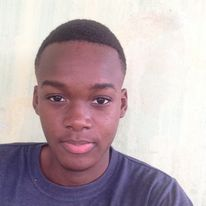
#> input picture teste.jpg, 206 x 206 px
$ python extracao.py
#> lines starting #> are read from the running program, lines starting #| are printed output that depends on the picture
import cv2

# Carregar imagem
imagem = cv2.imread('teste.jpg')
#> imagem is the input picture: shape (206, 206, 3); mean B, G, R 175.7, 169.6, 186.6
imagem_gray = cv2.cvtColor(imagem, cv2.COLOR_BGR2GRAY)
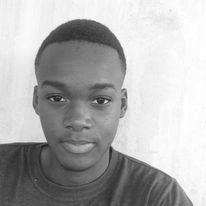
#> imagem_gray: shape (206, 206); min 24, max 255, mean 175.4

# Inicializar o detector ORB
orb = cv2.ORB_create()

# Encontrar pontos chave e descritores
kp, desc = orb.detectAndCompute(imagem_gray, None)
#> kp = 226 keypoints; strongest (x, y, size): (105, 101, 31), (45, 140, 31), (44, 140, 37.2), (95, 101, 31)

# Desenhar pontos chave na imagem
imagem_com_pontos = cv2.drawKeypoints(imagem, kp, None, color=(0,255,0), flags=0)
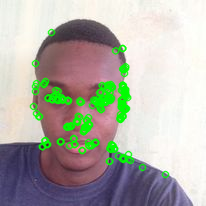
#> imagem_com_pontos: shape (206, 206, 3); mean B, G, R 168.2, 177.5, 177.5

# Exibir imagem com pontos chave
cv2.imshow('Pontos chave ORB', imagem_com_pontos)
cv2.waitKey(0)
cv2.destroyAllWindows()
